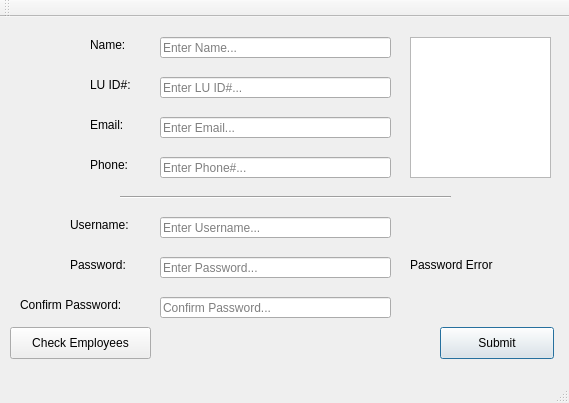
<?xml version="1.0" encoding="UTF-8"?>
<ui version="4.0">
 <class>RegistrationWindow</class>
 <widget class="QMainWindow" name="RegistrationWindow">
  <property name="geometry">
   <rect>
    <x>0</x>
    <y>0</y>
    <width>569</width>
    <height>403</height>
   </rect>
  </property>
  <property name="windowTitle">
   <string>Registration</string>
  </property>
  <widget class="QWidget" name="centralWidget">
   <widget class="QLabel" name="label">
    <property name="geometry">
     <rect>
      <x>90</x>
      <y>20</y>
      <width>41</width>
      <height>16</height>
     </rect>
    </property>
    <property name="text">
     <string>Name:</string>
    </property>
   </widget>
   <widget class="QLabel" name="label_2">
    <property name="geometry">
     <rect>
      <x>90</x>
      <y>60</y>
      <width>41</width>
      <height>16</height>
     </rect>
    </property>
    <property name="text">
     <string>LU ID#:</string>
    </property>
   </widget>
   <widget class="QLabel" name="label_3">
    <property name="geometry">
     <rect>
      <x>90</x>
      <y>100</y>
      <width>41</width>
      <height>16</height>
     </rect>
    </property>
    <property name="text">
     <string>Email:</string>
    </property>
   </widget>
   <widget class="QLabel" name="label_4">
    <property name="geometry">
     <rect>
      <x>90</x>
      <y>140</y>
      <width>41</width>
      <height>16</height>
     </rect>
    </property>
    <property name="text">
     <string>Phone:</string>
    </property>
   </widget>
   <widget class="Line" name="line">
    <property name="geometry">
     <rect>
      <x>120</x>
      <y>170</y>
      <width>331</width>
      <height>20</height>
     </rect>
    </property>
    <property name="orientation">
     <enum>Qt::Horizontal</enum>
    </property>
   </widget>
   <widget class="QLineEdit" name="emailTextField">
    <property name="geometry">
     <rect>
      <x>160</x>
      <y>100</y>
      <width>231</width>
      <height>21</height>
     </rect>
    </property>
    <property name="placeholderText">
     <string>Enter Email...</string>
    </property>
   </widget>
   <widget class="QLineEdit" name="nameTextField">
    <property name="geometry">
     <rect>
      <x>160</x>
      <y>20</y>
      <width>231</width>
      <height>21</height>
     </rect>
    </property>
    <property name="accessibleName">
     <string/>
    </property>
    <property name="placeholderText">
     <string>Enter Name...</string>
    </property>
   </widget>
   <widget class="QLineEdit" name="luIdTextField">
    <property name="geometry">
     <rect>
      <x>160</x>
      <y>60</y>
      <width>231</width>
      <height>21</height>
     </rect>
    </property>
    <property name="placeholderText">
     <string>Enter LU ID#...</string>
    </property>
   </widget>
   <widget class="QLineEdit" name="phoneTextField">
    <property name="geometry">
     <rect>
      <x>160</x>
      <y>140</y>
      <width>231</width>
      <height>21</height>
     </rect>
    </property>
    <property name="placeholderText">
     <string>Enter Phone#...</string>
    </property>
   </widget>
   <widget class="QLabel" name="label_5">
    <property name="geometry">
     <rect>
      <x>70</x>
      <y>200</y>
      <width>71</width>
      <height>16</height>
     </rect>
    </property>
    <property name="text">
     <string>Username:</string>
    </property>
   </widget>
   <widget class="QLineEdit" name="usernameTextField">
    <property name="geometry">
     <rect>
      <x>160</x>
      <y>200</y>
      <width>231</width>
      <height>21</height>
     </rect>
    </property>
    <property name="placeholderText">
     <string>Enter Username...</string>
    </property>
   </widget>
   <widget class="QLabel" name="label_6">
    <property name="geometry">
     <rect>
      <x>70</x>
      <y>240</y>
      <width>62</width>
      <height>16</height>
     </rect>
    </property>
    <property name="text">
     <string>Password:</string>
    </property>
   </widget>
   <widget class="QLineEdit" name="passwordTextField">
    <property name="geometry">
     <rect>
      <x>160</x>
      <y>240</y>
      <width>231</width>
      <height>21</height>
     </rect>
    </property>
    <property name="inputMask">
     <string/>
    </property>
    <property name="echoMode">
     <enum>QLineEdit::Password</enum>
    </property>
    <property name="placeholderText">
     <string>Enter Password...</string>
    </property>
   </widget>
   <widget class="QLabel" name="label_7">
    <property name="geometry">
     <rect>
      <x>20</x>
      <y>280</y>
      <width>121</width>
      <height>16</height>
     </rect>
    </property>
    <property name="text">
     <string>Confirm Password:</string>
    </property>
   </widget>
   <widget class="QLineEdit" name="confirmPasswordTextField">
    <property name="geometry">
     <rect>
      <x>160</x>
      <y>280</y>
      <width>231</width>
      <height>21</height>
     </rect>
    </property>
    <property name="echoMode">
     <enum>QLineEdit::Password</enum>
    </property>
    <property name="placeholderText">
     <string>Confirm Password...</string>
    </property>
   </widget>
   <widget class="QPushButton" name="submitButton">
    <property name="geometry">
     <rect>
      <x>440</x>
      <y>310</y>
      <width>114</width>
      <height>32</height>
     </rect>
    </property>
    <property name="text">
     <string>Submit</string>
    </property>
    <property name="default">
     <bool>true</bool>
    </property>
   </widget>
   <widget class="QGraphicsView" name="idPicture">
    <property name="geometry">
     <rect>
      <x>410</x>
      <y>20</y>
      <width>141</width>
      <height>141</height>
     </rect>
    </property>
   </widget>
   <widget class="QLabel" name="passwordErrorLabel">
    <property name="geometry">
     <rect>
      <x>410</x>
      <y>240</y>
      <width>111</width>
      <height>16</height>
     </rect>
    </property>
    <property name="text">
     <string>Password Error</string>
    </property>
   </widget>
   <widget class="QPushButton" name="pushButton">
    <property name="geometry">
     <rect>
      <x>10</x>
      <y>310</y>
      <width>141</width>
      <height>32</height>
     </rect>
    </property>
    <property name="text">
     <string>Check Employees</string>
    </property>
   </widget>
  </widget>
  <widget class="QMenuBar" name="menuBar">
   <property name="geometry">
    <rect>
     <x>0</x>
     <y>0</y>
     <width>569</width>
     <height>22</height>
    </rect>
   </property>
  </widget>
  <widget class="QToolBar" name="mainToolBar">
   <attribute name="toolBarArea">
    <enum>TopToolBarArea</enum>
   </attribute>
   <attribute name="toolBarBreak">
    <bool>false</bool>
   </attribute>
  </widget>
  <widget class="QStatusBar" name="statusBar">
   <property name="enabled">
    <bool>true</bool>
   </property>
  </widget>
 </widget>
 <layoutdefault spacing="6" margin="11"/>
 <resources/>
 <connections/>
</ui>
